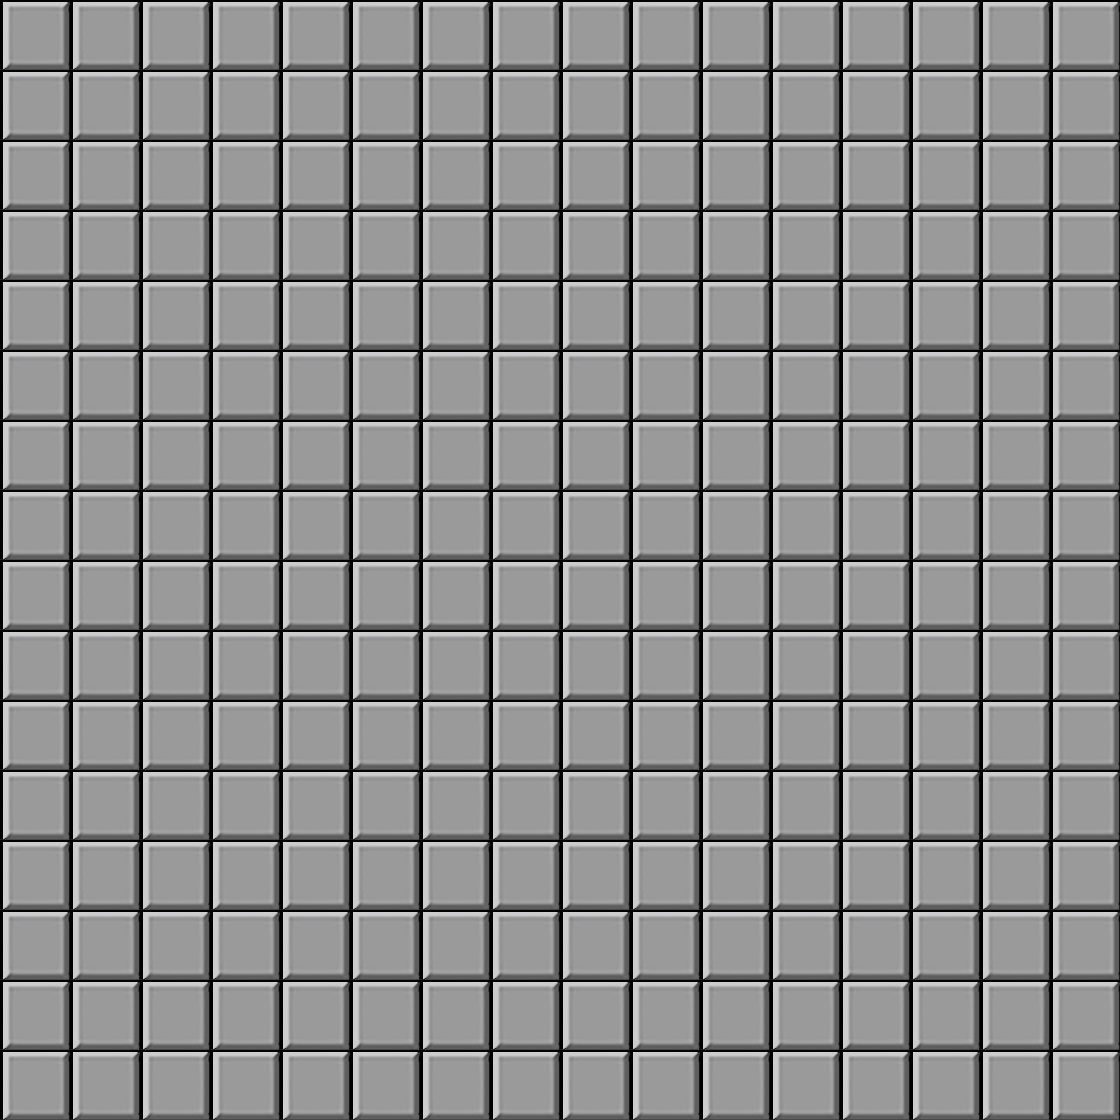

Rendered tile map (Tiled .tmx) drawn with the repository's tilesets; below, a short description and the full map source, tile grids included:
An orthogonal 16x16 tile map with 70x70 px tiles, 3 tile layers (floor, btn, flag).

<map version="1.2" tiledversion="1.2.4" orientation="orthogonal" renderorder="right-down" width="16" height="16" tilewidth="70" tileheight="70" infinite="0" nextlayerid="6" nextobjectid="1">
 <tileset firstgid="1" name="grid" tilewidth="70" tileheight="70" tilecount="18" columns="3">
  <image source="grid.png" width="210" height="420" />
 </tileset>
 <layer id="1" name="floor" width="16" height="16">
  <data encoding="csv">
16,16,16,16,16,16,16,16,16,16,16,16,16,16,16,16,
16,16,16,16,16,16,16,16,16,16,16,16,16,16,16,16,
16,16,16,16,16,16,16,16,16,16,16,16,16,16,16,16,
16,16,16,16,16,16,16,16,16,16,16,16,16,16,16,16,
16,16,16,16,16,16,16,16,16,16,16,16,16,16,16,16,
16,16,16,16,16,16,16,16,16,16,16,16,16,16,16,16,
16,16,16,16,16,16,16,16,16,16,16,16,16,16,16,16,
16,16,16,16,16,16,16,16,16,16,16,16,16,16,16,16,
16,16,16,16,16,16,16,16,16,16,16,16,16,16,16,16,
16,16,16,16,16,16,16,16,16,16,16,16,16,16,16,16,
16,16,16,16,16,16,16,16,16,16,16,16,16,16,16,16,
16,16,16,16,16,16,16,16,16,16,16,16,16,16,16,16,
16,16,16,16,16,16,16,16,16,16,16,16,16,16,16,16,
16,16,16,16,16,16,16,16,16,16,16,16,16,16,16,16,
16,16,16,16,16,16,16,16,16,16,16,16,16,16,16,16,
16,16,16,16,16,16,16,16,16,16,16,16,16,16,16,16
</data>
 </layer>
 <layer id="4" name="btn" width="16" height="16">
  <data encoding="csv">
1,1,1,1,1,1,1,1,1,1,1,1,1,1,1,1,
1,1,1,1,1,1,1,1,1,1,1,1,1,1,1,1,
1,1,1,1,1,1,1,1,1,1,1,1,1,1,1,1,
1,1,1,1,1,1,1,1,1,1,1,1,1,1,1,1,
1,1,1,1,1,1,1,1,1,1,1,1,1,1,1,1,
1,1,1,1,1,1,1,1,1,1,1,1,1,1,1,1,
1,1,1,1,1,1,1,1,1,1,1,1,1,1,1,1,
1,1,1,1,1,1,1,1,1,1,1,1,1,1,1,1,
1,1,1,1,1,1,1,1,1,1,1,1,1,1,1,1,
1,1,1,1,1,1,1,1,1,1,1,1,1,1,1,1,
1,1,1,1,1,1,1,1,1,1,1,1,1,1,1,1,
1,1,1,1,1,1,1,1,1,1,1,1,1,1,1,1,
1,1,1,1,1,1,1,1,1,1,1,1,1,1,1,1,
1,1,1,1,1,1,1,1,1,1,1,1,1,1,1,1,
1,1,1,1,1,1,1,1,1,1,1,1,1,1,1,1,
1,1,1,1,1,1,1,1,1,1,1,1,1,1,1,1
</data>
 </layer>
 <layer id="5" name="flag" width="16" height="16">
  <data encoding="csv">
15,15,15,15,15,15,15,15,15,15,15,15,15,15,15,15,
15,15,15,15,15,15,15,15,15,15,15,15,15,15,15,15,
15,15,15,15,15,15,15,15,15,15,15,15,15,15,15,15,
15,15,15,15,15,15,15,15,15,15,15,15,15,15,15,15,
15,15,15,15,15,15,15,15,15,15,15,15,15,15,15,15,
15,15,15,15,15,15,15,15,15,15,15,15,15,15,15,15,
15,15,15,15,15,15,15,15,15,15,15,15,15,15,15,15,
15,15,15,15,15,15,15,15,15,15,15,15,15,15,15,15,
15,15,15,15,15,15,15,15,15,15,15,15,15,15,15,15,
15,15,15,15,15,15,15,15,15,15,15,15,15,15,15,15,
15,15,15,15,15,15,15,15,15,15,15,15,15,15,15,15,
15,15,15,15,15,15,15,15,15,15,15,15,15,15,15,15,
15,15,15,15,15,15,15,15,15,15,15,15,15,15,15,15,
15,15,15,15,15,15,15,15,15,15,15,15,15,15,15,15,
15,15,15,15,15,15,15,15,15,15,15,15,15,15,15,15,
15,15,15,15,15,15,15,15,15,15,15,15,15,15,15,15
</data>
 </layer>
</map>
